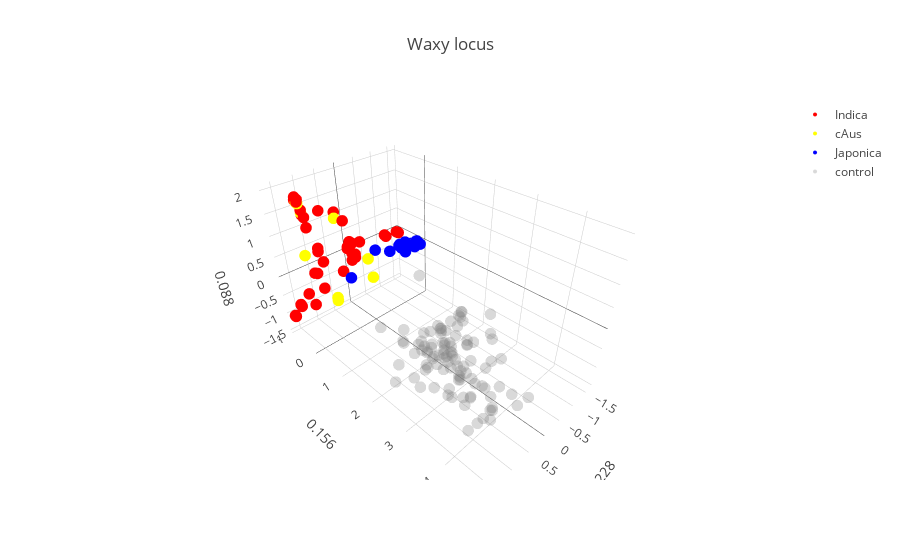

The notebook cell this image was saved under:
### Markdown cell above
## Real data

In this section we apply the relation learned during the preceding simulation step to the study of genetic structure at the chosen locus.

i. We will first perform PCA on the data matrix loaded, together with haplotypes from the two control populations. The data matrix came with labels and individual IDs. These are displayed in the first graph.

ii. We then perform Mean Shift unsupervised clustering to the real data in feature space. MeanShift is a clustering algorithm that relies on the KDE estimate of observed data to identify peaks, to which it assigns observations based on proximity ( ** ). The output of this clusterisation is displayed on the second graph.

iii. For the third part the user is first asked to chose a set of MeanShift clusters. The pairwise distances between the centroids of the chosen clusters will be calculated and their respective Fsts inferred from the relation shown in the above plot. The clusters chosen and the vectors connecting are plotted, annotated with their respective distances.

### Code cell
### Build control data set with apropriate distances.
length_haps= gen_data.shape[1]

Control_inc= True
### control sample
control_n= 50

control_data= []
for k in range(2):

    probs= vector_lib[control_vecs[k],:length_haps]
    probs[probs < 0] = 0
    probs[probs > 1] = 1
    m= control_n
    Haps= [[np.random.choice([1,0],p= [1-probs[x],probs[x]]) for x in range(length_haps)] for acc in range(m)]

    control_data.extend(Haps)

control_data= np.array(control_data)

## Perform PCA with or without including control populations.


if Control_inc:
    pca = PCA(n_components=n_comp, whiten=False,svd_solver='randomized').fit(np.vstack([gen_data,control_data]))
    feat_unbias= pca.transform(np.vstack([gen_data,control_data]))
    color_indexes[-1]= range(gen_data.shape[0], gen_data.shape[0] + control_n * 2)
    var_comps= pca.explained_variance_ratio_
else:
    pca = PCA(n_components=n_comp, whiten=False,svd_solver='randomized').fit(np.vstack([gen_data,control_data]))
    feat_unbias= pca.transform(np.vstack([gen_data,control_data]))
    color_indexes[-1]= range(gen_data.shape[0], gen_data.shape[0] + control_n * 2)
    var_comps= pca.explained_variance_ratio_


fig_data= [go.Scatter3d(
        x = feat_unbias[color_indexes[i],0],
        y = feat_unbias[color_indexes[i],1],
        z = feat_unbias[color_indexes[i],2],
        type='scatter3d',
        mode= "markers",
        name= ref_names[i],
        text= ['ID: {}, gp: {}'.format(Names[x], ref_names[i]) for x in color_indexes[i]],
        marker= {
        'line': {'width': 0},
        'size': 4,
        'symbol': 'circle',
        'color': colors[i],
        "opacity": 1
      }
    ) for i in [x for x in color_indexes.keys() if x >= 0]]

fig_data.append(go.Scatter3d(
    x = feat_unbias[color_indexes[-1],0],
    y = feat_unbias[color_indexes[-1],1],
    z = feat_unbias[color_indexes[-1],2],
    type='scatter3d',
    mode= "markers",
    name= ref_names[-1],
    #text= ['a: {}; b: {}, L: {}; index = {}'.format(background_1[k,0],background_1[k,1],background_1[k,2], k) for k in range(background_1.shape[0])],
    marker= {
    'line': {'width': 0},
    'size': 4,
    'symbol': 'circle',
    'color': colors[-1],
    "opacity": .3
  }
)
)


layout = go.Layout(
    title= 'Waxy locus',
    scene= Scene(
    yaxis=dict(
        title='{}'.format(round(var_comps[1],3))),
    xaxis=dict(
    title= '{}'.format(round(var_comps[0],3))),
    zaxis=dict(
    title= '{}'.format(round(var_comps[2],3))))
)


fig = go.Figure(data=fig_data,layout= layout)
iplot(fig)

### Figure 1 — Plotly figure (JSON) as saved in the notebook; plotly's stock layout.template omitted (floating-point values rounded to 4 significant figures; data arrays with more than 128 entries replaced by an {"elided": "..."} marker saying what was removed)
{"data": [{"marker": {"color": "red", "line": {"width": 0}, "opacity": 1, "size": 4, "symbol": "circle"}, "mode": "markers", "name": "Indica", "text": {"elided": "394 str values"}, "type": "scatter3d", "x": {"elided": "394 float values"}, "y": {"elided": "394 float values"}, "z": {"elided": "394 float values"}}, {"marker": {"color": "yellow", "line": {"width": 0}, "opacity": 1, "size": 4, "symbol": "circle"}, "mode": "markers", "name": "cAus", "text": ["ID: IRIS_313-11742, gp: cAus", "ID: IRIS_313-11298, gp: cAus", "ID: IRIS_313-8321, gp: cAus", "ID: IRIS_313-10020, gp: cAus", "ID: IRIS_313-8342, gp: cAus", "ID: IRIS_313-11054, gp: cAus", "ID: IRIS_313-9610, gp: cAus", "ID: IRIS_313-11013, gp: cAus", "ID: IRIS_313-10925, gp: cAus", "ID: IRIS_313-11454, gp: cAus", "ID: IRIS_313-11055, gp: cAus", "ID: IRIS_313-9626, gp: cAus", "ID: IRIS_313-11058, gp: cAus", "ID: IRIS_313-11323, gp: cAus", "ID: IRIS_313-11324, gp: cAus", "ID: IRIS_313-11629, gp: cAus", "ID: CX368, gp: cAus", "ID: IRIS_313-11064, gp: cAus", "ID: IRIS_313-8410, gp: cAus", "ID: IRIS_313-11636, gp: cAus", "ID: IRIS_313-11015, gp: cAus", "ID: IRIS_313-9422, gp: cAus", "ID: IRIS_313-10673, gp: cAus", "ID: IRIS_313-8864, gp: cAus", "ID: IRIS_313-11483, gp: cAus", "ID: IRIS_313-9283, gp: cAus", "ID: IRIS_313-11214, gp: cAus", "ID: IRIS_313-11191, gp: cAus", "ID: IRIS_313-11462, gp: cAus", "ID: IRIS_313-10963, gp: cAus", "ID: IRIS_313-10965, gp: cAus", "ID: IRIS_313-8554, gp: cAus", "ID: IRIS_313-12141, gp: cAus", "ID: IRIS_313-10976, gp: cAus", "ID: IRIS_313-10845, gp: cAus", "ID: IRIS_313-9661, gp: cAus", "ID: IRIS_313-8963, gp: cAus", "ID: IRIS_313-10849, gp: cAus", "ID: IRIS_313-10981, gp: cAus", "ID: IRIS_313-10718, gp: cAus", "ID: IRIS_313-10852, gp: cAus", "ID: IRIS_313-10979, gp: cAus", "ID: IRIS_313-10987, gp: cAus", "ID: IRIS_313-10543, gp: cAus", "ID: IRIS_313-9449, gp: cAus", "ID: IRIS_313-11982, gp: cAus", "ID: IRIS_313-11112, gp: cAus", "ID: IRIS_313-10869, gp: cAus", "ID: IRIS_313-11265, gp: cAus", "ID: IRIS_313-10927, gp: cAus", "ID: IRIS_313-11272, gp: cAus", "ID: IRIS_313-10875, gp: cAus", "ID: IRIS_313-12002, gp: cAus", "ID: IRIS_313-11277, gp: cAus", "ID: IRIS_313-11557, gp: cAus", "ID: IRIS_313-11016, gp: cAus", "ID: IRIS_313-11017, gp: cAus", "ID: IRIS_313-11018, gp: cAus", "ID: IRIS_313-11020, gp: cAus", "ID: IRIS_313-11458, gp: cAus", "ID: IRIS_313-11024, gp: cAus", "ID: IRIS_313-8721, gp: cAus", "ID: IRIS_313-11027, gp: cAus", "ID: IRIS_313-11291, gp: cAus", "ID: IRIS_313-11618, gp: cAus"], "type": "scatter3d", "x": [0.8422, 1.374, 0.8422, -1.379, 1.374, 1.374, 0.8446, 1.374, 0.8422, 1.374, 1.374, 0.8422, 0.8422, 0.8422, 1.374, 0.8422, 0.8422, 1.374, 0.8422, 0.8446, 1.397, 1.374, 0.8422, 1.374, 1.374, 1.374, 0.8422, 1.388, 1.374, 1.374, 1.374, 1.374, 1.274, 0.7813, 1.374, 0.8422, 0.8422, 0.8422, 1.374, 0.6023, 1.374, 0.8108, 0.8422, 0.8422, 0.8422, 0.8422, 0.8108, 0.8422, 0.8422, 0.8422, 1.374, 1.374, 0.4427, 1.374, 1.273, 1.374, 1.374, 1.374, 0.8422, 0.8422, 0.8422, 1.374, 1.374, 1.374, 1.374], "y": [-0.2401, -0.4454, -0.2401, -0.1256, -0.4454, -0.4454, -0.239, -0.4454, -0.2401, -0.4454, -0.4454, -0.2401, -0.2401, -0.2401, -0.4454, -0.2401, -0.2401, -0.4454, -0.2401, -0.239, -0.3096, -0.4454, -0.2401, -0.4454, -0.4454, -0.4454, -0.2401, -0.368, -0.4454, -0.4454, -0.4454, -0.4454, -0.596, -0.07637, -0.4454, -0.2401, -0.2401, -0.2401, -0.4454, 0.8395, -0.4454, -0.2918, -0.2401, -0.2401, -0.2401, -0.2401, -0.2918, -0.2401, -0.2401, -0.2401, -0.4454, -0.4454, 0.494, -0.4454, -0.4623, -0.4454, -0.4454, -0.4454, -0.2401, -0.2401, -0.2401, -0.4454, -0.4454, -0.4454, -0.4454], "z": [-0.6813, 1.878, -0.6813, -0.07339, 1.878, 1.878, -0.6859, 1.878, -0.6813, 1.878, 1.878, -0.6813, -0.6813, -0.6813, 1.878, -0.6813, -0.6813, 1.878, -0.6813, -0.6859, 1.858, 1.878, -0.6813, 1.878, 1.878, 1.878, -0.6813, 1.867, 1.878, 1.878, 1.878, 1.878, 0.5339, 1.415, 1.878, -0.6813, -0.6813, -0.6813, 1.878, 0.3444, 1.878, -0.6493, -0.6813, -0.6813, -0.6813, -0.6813, -0.6493, -0.6813, -0.6813, -0.6813, 1.878, 1.878, 0.5654, 1.878, 1.567, 1.878, 1.878, 1.878, -0.6813, -0.6813, -0.6813, 1.878, 1.878, 1.878, 1.878]}, {"marker": {"color": "blue", "line": {"width": 0}, "opacity": 1, "size": 4, "symbol": "circle"}, "mode": "markers", "name": "Japonica", "text": {"elided": "320 str values"}, "type": "scatter3d", "x": {"elided": "320 float values"}, "y": {"elided": "320 float values"}, "z": {"elided": "320 float values"}}, {"marker": {"color": "grey", "line": {"width": 0}, "opacity": 0.3, "size": 4, "symbol": "circle"}, "mode": "markers", "name": "control", "type": "scatter3d", "x": [0.8878, 0.4346, 1.023, 1.334, 0.4929, 1.4, 0.8932, 0.7285, 0.5118, 0.08845, 0.3081, 0.1772, 0.979, 0.7427, 0.971, 0.9224, 0.1869, 0.9834, 0.3308, 0.978, 1.253, 1.594, 1.259, -0.06792, 0.4664, 0.5318, 1.039, 0.4339, 1.278, 0.4757, 0.748, 1.003, 1.241, 0.5035, 0.7868, 1.144, 0.8619, 0.916, 0.4844, 0.02114, 1.092, 0.6786, 0.8425, 1.153, 1.338, 1.265, 1.542, 0.4484, 0.3508, 1.026, 0.5963, 0.7195, 0.9606, 0.3741, 0.2576, -0.2336, 1.226, 1.041, 0.5104, 1.038, 1.175, 0.6659, 0.4684, -0.1502, 1.255, 0.9983, 0.3669, 0.268, 0.8929, 0.5144, 0.54, 0.8257, 1.41, 1.173, 1.128, 0.6096, 0.5524, 0.4043, 0.8955, 0.9144, 1.156, 1.277, 0.2805, 0.9269, 0.3812, 0.4772, 0.2271, 0.4069, -0.2888, 0.8272, -0.182, 0.2014, 0.3183, 0.7494, 1.484, 0.9451, 1.639, 0.3275, 0.698, 0.4591], "y": [3.515, 3.283, 3.633, 4.019, 2.77, 3.344, 3.492, 3.497, 3.774, 3.507, 3.938, 3.062, 4.325, 3.995, 3.845, 2.912, 3.535, 3.522, 3.989, 3.85, 4.467, 4.19, 3.579, 4.383, 2.931, 3.498, 3.263, 3.148, 3.324, 3.543, 3.093, 3.22, 2.837, 3.939, 2.537, 4.425, 4.706, 4.265, 2.765, 3.507, 3.461, 3.564, 3.723, 3.292, 4.307, 3.604, 3.186, 3.755, 4.274, 3.885, 2.23, 3.03, 2.874, 2.979, 3.113, 3.363, 1.781, 2.03, 2.677, 2.708, 2.964, 2.466, 2.62, 2.606, 2.999, 2.923, 2.937, 2.702, 3.488, 2.6, 2.968, 2.936, 2.66, 3.596, 2.294, 2.412, 2.716, 2.669, 2.614, 2.368, 2.976, 3.247, 2.882, 2.079, 3.165, 3.71, 2.469, 3.109, 2.459, 2.448, 2.561, 2.082, 2.815, 3.166, 2.97, 3.163, 2.635, 2.635, 3.209, 2.864], "z": [-0.3776, -0.771, -0.2574, -0.3357, -0.6879, 0.3, -0.3564, 0.2627, -0.239, 0.1374, -0.04188, -0.3516, -0.503, -1.203, -0.5568, -1.081, 0.6538, -0.03532, -0.6861, -1.465, -0.1514, 0.1961, -0.5012, -0.9762, -0.4622, -0.6883, 0.3137, -0.81, 0.0674, -0.8323, -0.3914, -0.3189, 0.1836, -0.8517, -0.9672, -0.2117, -0.165, -0.8537, -0.303, -0.0358, 0.4464, -0.09039, 0.545, 0.7175, -0.5333, -0.3208, -0.3863, -0.8102, -0.6461, -0.5115, -0.5298, -0.3168, -0.0435, 0.4204, -0.1602, -0.8679, -0.06765, -1.002, 0.02169, -0.1636, -0.2646, -0.6338, -0.04441, 0.003462, 0.2547, 0.08754, -0.7023, 0.06425, -0.4655, 0.04209, -0.3616, -0.2784, 0.5128, -0.6099, -0.1503, -0.6606, -0.05341, -0.6044, 0.1021, -0.5546, -0.3347, 0.2024, 0.0594, -0.4622, -0.714, -0.766, -0.6514, 0.3841, -0.2869, 1.24, -0.0302, -0.6029, -0.7224, -0.4944, -0.359, -0.01367, -0.5983, -0.1705, 0.2829, -0.2513]}], "layout": {"scene": {"xaxis": {"title": "0.228"}, "yaxis": {"title": "0.156"}, "zaxis": {"title": "0.088"}}, "title": "Waxy locus"}}
